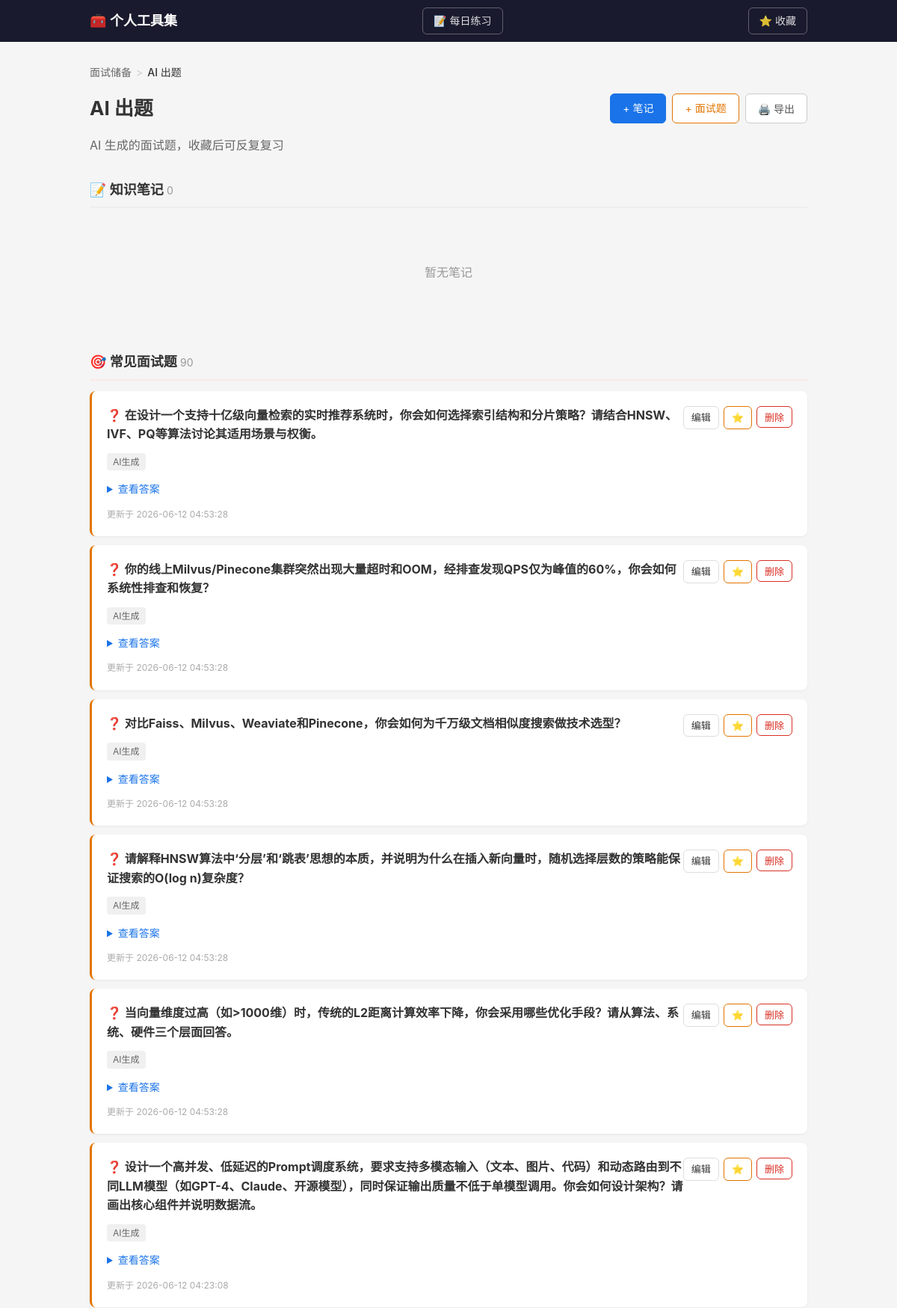
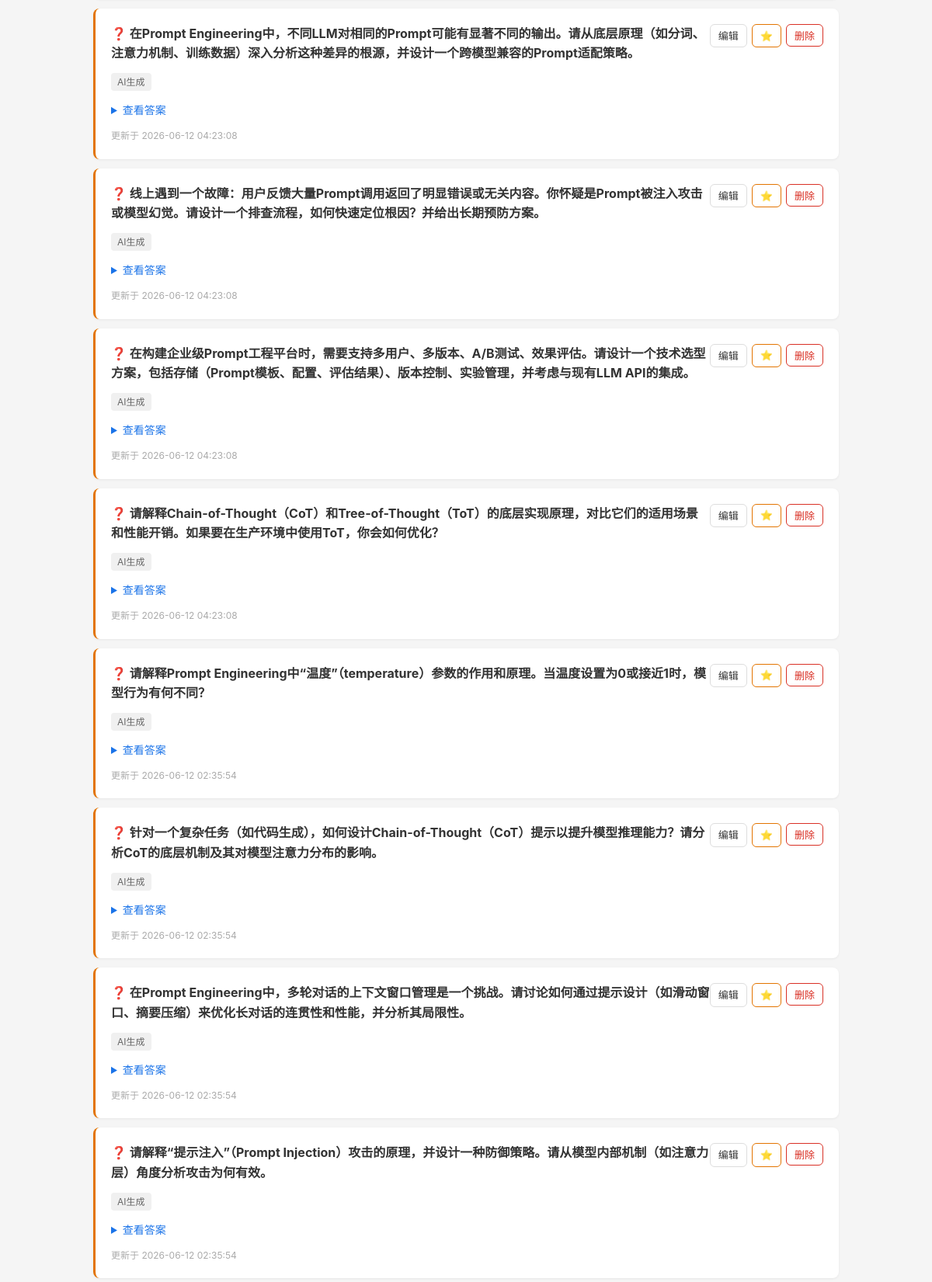
The app's page /skillset/stack/129 (upper part) with its own data (2 pictures, top to bottom).
### tables this page shows
CREATE TABLE tool (
            id INTEGER PRIMARY KEY AUTOINCREMENT,
            name TEXT NOT NULL UNIQUE,
            description TEXT DEFAULT '',
            created_at TIMESTAMP DEFAULT CURRENT_TIMESTAMP
        );

CREATE TABLE stack (
            id INTEGER PRIMARY KEY AUTOINCREMENT,
            tool_id INTEGER NOT NULL,
            name TEXT NOT NULL,
            description TEXT DEFAULT '',
            sort_order INTEGER DEFAULT 0,
            is_deprecated INTEGER DEFAULT 0,
            created_at TIMESTAMP DEFAULT CURRENT_TIMESTAMP, group_name TEXT DEFAULT '',
            FOREIGN KEY (tool_id) REFERENCES tool(id) ON DELETE CASCADE,
            UNIQUE(tool_id, name)
        );

CREATE TABLE entry (
            id INTEGER PRIMARY KEY AUTOINCREMENT,
            stack_id INTEGER NOT NULL,
            title TEXT NOT NULL,
            content TEXT DEFAULT '',
            tags TEXT DEFAULT '',
            entry_type TEXT DEFAULT 'note',
            created_at TIMESTAMP DEFAULT CURRENT_TIMESTAMP,
            updated_at TIMESTAMP DEFAULT CURRENT_TIMESTAMP,
            FOREIGN KEY (stack_id) REFERENCES stack(id) ON DELETE CASCADE
        );

### tools/skillset/routes.py (the view)
@bp.route("/stack/<int:stack_id>")
def stack_detail(stack_id):
    stack = Stack.get_by_id(stack_id)
    if not stack:
        return "技术栈不存在", 404
    tool = Tool.get_by_id(stack["tool_id"])
    notes = Entry.get_by_stack(stack_id, "note")
    interviews = Entry.get_by_stack(stack_id, "interview")
    group_name = stack["group_name"] if stack["group_name"] else None
    return render_template("stack.html", tool=tool, stack=stack, notes=notes, interviews=interviews, group_name=group_name)

### app.py (called while the page is built)
@app.template_filter("markdown")
def markdown_filter(text):
    return markdown.markdown(
        text,
        extensions=["fenced_code", "tables", "codehilite"],
    )

### db.py (called while the page is built)
def get_db():
    conn = sqlite3.connect(str(DB_PATH))
    conn.row_factory = sqlite3.Row
    conn.execute("PRAGMA foreign_keys = ON")
    return conn

### tools/skillset/models.py (called while the page is built)
    @staticmethod
    def get_by_id(tool_id):
        db = get_db()
        return db.execute("SELECT * FROM tool WHERE id = ?", (tool_id,)).fetchone()

    @staticmethod
    def get_by_id(stack_id):
        db = get_db()
        return db.execute("SELECT * FROM stack WHERE id = ?", (stack_id,)).fetchone()

    @staticmethod
    def get_by_stack(stack_id, entry_type=None):
        db = get_db()
        if entry_type:
            return db.execute(
                "SELECT * FROM entry WHERE stack_id = ? AND entry_type = ? ORDER BY updated_at DESC",
                (stack_id, entry_type),
            ).fetchall()
        return db.execute(
            "SELECT * FROM entry WHERE stack_id = ? ORDER BY updated_at DESC",
            (stack_id,),
        ).fetchall()

### templates/skillset/stack.html (shortened to what this page needs)
{% extends "base.html" %}
{% block content %}
<div class="container">
    <div class="breadcrumb">
        <a href="{{ url_for('.tool_detail', tool_id=tool.id) }}">{{ tool.name }}</a>
        <span class="sep">></span>
        <span class="current">{{ stack.name }}</span>
    </div>
    <div class="stack-header">
        <h1>{{ stack.name }}</h1>
        <div class="stack-header-btns">
            <a href="{{ url_for('.entry_new', stack_id=stack.id, type='note') }}" class="btn btn-primary">+ 笔记</a>
            <a href="{{ url_for('.entry_new', stack_id=stack.id, type='interview') }}" class="btn btn-interview">+ 面试题</a>
            <button class="btn btn-print" onclick="window.print()" title="导出 PDF">🖨️ 导出</button>
        </div>
    </div>
    {% if stack.description %}<p class="desc">{{ stack.description }}</p>{% endif %}
    <section class="entry-section">
        <h2 class="section-title">📝 知识笔记 <span class="count">{{ notes|length }}</span></h2>
        {% if notes %}
        <div class="entry-list">
            {% for e in notes %}
            <div class="entry-item">
                <div class="entry-header">
                    <h3>{{ e.title }}</h3>
                    <div class="entry-actions">
                        <a href="{{ url_for('.entry_edit', entry_id=e.id) }}" class="btn btn-sm">编辑</a>
                        <form method="POST" action="{{ url_for('.entry_delete', entry_id=e.id) }}" style="display:inline"
                              onsubmit="return confirm('确定删除「{{ e.title }}」？')">
                            <button type="submit" class="btn btn-sm btn-danger">删除</button>
                        </form>
                    </div>
                </div>
                {% if e.tags %}
                <div class="tags">
                    {% for tag in e.tags.split(',') %}
                    <span class="tag">{{ tag.strip() }}</span>
                    {% endfor %}
                </div>
                {% endif %}
                {% if e.content %}
                <div class="entry-content md-body">{{ e.content | markdown | safe }}</div>
                {% endif %}
                <div class="entry-meta">更新于 {{ e.updated_at }}</div>
            </div>
            {% endfor %}
        </div>
        {% else %}
        <p class="empty">暂无笔记</p>
        {% endif %}
    </section>
    <section class="entry-section interview-section">
        <h2 class="section-title">🎯 常见面试题 <span class="count">{{ interviews|length }}</span></h2>
        {% if interviews %}
        <div class="entry-list">
            {% for e in interviews %}
            <div class="entry-item interview-item">
                <div class="entry-header">
                    <h3>❓ {{ e.title }}</h3>
                    <div class="entry-actions">
                        <a href="{{ url_for('.entry_edit', entry_id=e.id) }}" class="btn btn-sm">编辑</a>
                        <button class="btn btn-sm btn-fav fav-btn" data-eid="{{ e.id }}" onclick="toggleFav(this)">⭐</button>
                        <form method="POST" action="{{ url_for('.entry_delete', entry_id=e.id) }}" style="display:inline"
                              onsubmit="return confirm('确定删除「{{ e.title }}」？')">
                            <button type="submit" class="btn btn-sm btn-danger">删除</button>
                        </form>
                    </div>
                </div>
                {% if e.tags %}
                <div class="tags">
                    {% for tag in e.tags.split(',') %}
                    <span class="tag">{{ tag.strip() }}</span>
                    {% endfor %}
                </div>
                {% endif %}
                {% if e.content %}
                <details class="interview-answer">
                    <summary>查看答案</summary>
                </details>
                {% endif %}
                <div class="entry-meta">更新于 {{ e.updated_at }}</div>
            </div>
            {% endfor %}
        </div>
        {% else %}
        <p class="empty">暂无面试题</p>
        {% endif %}
    </section>
</div>
{% endblock %}

### static/style.css (style rules this page uses)
* { margin: 0; padding: 0; box-sizing: border-box; }
body { font-family: -apple-system, BlinkMacSystemFont, "Segoe UI", Roboto, sans-serif; background: #f5f5f5; color: #333; line-height: 1.6; }
.container { max-width: 960px; margin: 0 auto; }
h1 { font-size: 26px; margin-bottom: 8px; }
.desc { color: #666; margin-bottom: 24px; }
.empty { color: #999; text-align: center; padding: 60px 0; }
.stack-header { display: flex; align-items: center; justify-content: space-between; margin-bottom: 16px; }
.stack-header h1 { margin-bottom: 0; }
.entry-list { display: flex; flex-direction: column; gap: 12px; }
.entry-item { background: #fff; border-radius: 8px; padding: 20px; box-shadow: 0 1px 3px rgba(0,0,0,.06); }
.entry-header { display: flex; justify-content: space-between; align-items: flex-start; }
.entry-header h3 { font-size: 16px; margin-bottom: 4px; }
.entry-actions { display: flex; gap: 6px; flex-shrink: 0; }
.tags { margin-top: 8px; display: flex; gap: 6px; flex-wrap: wrap; }
.tag { background: #f0f0f0; padding: 2px 8px; border-radius: 4px; font-size: 12px; color: #666; }
.entry-meta { color: #aaa; font-size: 12px; margin-top: 8px; }
.btn { display: inline-block; padding: 8px 16px; border-radius: 6px; border: 1px solid #ddd; background: #fff; cursor: pointer; font-size: 14px; text-decoration: none; color: #333; }
.btn-primary { background: #1a73e8; color: #fff; border-color: #1a73e8; }
.btn-sm { padding: 4px 10px; font-size: 13px; }
.btn-danger { color: #d93025; border-color: #d93025; }
.breadcrumb { display: flex; gap: 4px; align-items: center; flex-wrap: wrap; font-size: 14px; color: #999; margin-bottom: 16px; }
.breadcrumb a { color: #666; text-decoration: none; }
.breadcrumb .sep { color: #ccc; margin: 0 2px; }
.breadcrumb .current { color: #333; font-weight: 500; }
.stack-header-btns { display: flex; gap: 8px; }
.btn-interview { background: #fff; color: #e37400; border-color: #e37400; }
.entry-section { margin-top: 32px; }
.section-title { font-size: 18px; margin-bottom: 14px; padding-bottom: 8px; border-bottom: 2px solid #eee; }
.interview-section .section-title { border-bottom-color: #fce8e6; }
.section-title .count { font-weight: 400; color: #999; font-size: 14px; }
.interview-item { border-left: 3px solid #e37400; }
.interview-answer { margin-top: 10px; }
.interview-answer summary { cursor: pointer; color: #1a73e8; font-size: 14px; font-weight: 500; padding: 4px 0; }
.btn-print { background: #fff; color: #555; border-color: #ccc; }
.btn-fav { color: #e37400; border-color: #e37400; }

### records on screen
tool: name "面试储备"
stack: name "AI 出题", description "AI 生成的面试题，收藏后可反复复习"
entry: title "在设计一个支持十亿级向量检索的实时推荐系统时，你会如何选择索引结构和分片策略？请结合HNSW、IVF、PQ等算法讨论其适用场景与权衡。", strip "AI生成", updated_at "2026-06-12 04:53:28"
entry: title "你的线上Milvus/Pinecone集群突然出现大量超时和OOM，经排查发现QPS仅为峰值的60%，你会如何系统性排查和恢复？", strip "AI生成", updated_at "2026-06-12 04:53:28"
entry: title "对比Faiss、Milvus、Weaviate和Pinecone，你会如何为千万级文档相似度搜索做技术选型？", strip "AI生成", updated_at "2026-06-12 04:53:28"
entry: title "请解释HNSW算法中‘分层’和‘跳表’思想的本质，并说明为什么在插入新向量时，随机选择层数的策略能保证搜索的O(log n)复杂度？", strip "AI生成", updated_at "2026-06-12 04:53:28"
entry: title "当向量维度过高（如>1000维）时，传统的L2距离计算效率下降，你会采用哪些优化手段？请从算法、系统、硬件三个层面回答。", strip "AI生成", updated_at "2026-06-12 04:53:28"
entry: title "设计一个高并发、低延迟的Prompt调度系统，要求支持多模态输入（文本、图片、代码）和动态路由到不同LLM模型（如GPT-4、Claude、开源模型），同时保证输出质量不低于单模型调用。你会如何设计架构？请画出核心组件并说明数据流。", strip "AI生成", updated_at "2026-06-12 04:23:08"
entry: title "在Prompt Engineering中，不同LLM对相同的Prompt可能有显著不同的输出。请从底层原理（如分词、注意力机制、训练数据）深入分析这种差异的根源，并设计一个跨模型兼容的Prompt适配策略。", strip "AI生成", updated_at "2026-06-12 04:23:08"
entry: title "线上遇到一个故障：用户反馈大量Prompt调用返回了明显错误或无关内容。你怀疑是Prompt被注入攻击或模型幻觉。请设计一个排查流程，如何快速定位根因？并给出长期预防方案。", strip "AI生成", updated_at "2026-06-12 04:23:08"
entry: title "在构建企业级Prompt工程平台时，需要支持多用户、多版本、A/B测试、效果评估。请设计一个技术选型方案，包括存储（Prompt模板、配置、评估结果）、版本控制、实验管理，并考虑与现有LLM API的集成。", strip "AI生成", updated_at "2026-06-12 04:23:08"
entry: title "请解释Chain-of-Thought（CoT）和Tree-of-Thought（ToT）的底层实现原理，对比它们的适用场景和性能开销。如果要在生产环境中使用ToT，你会如何优化？", strip "AI生成", updated_at "2026-06-12 04:23:08"
entry: title "请解释Prompt Engineering中“温度”（temperature）参数的作用和原理。当温度设置为0或接近1时，模型行为有何不同？", strip "AI生成", updated_at "2026-06-12 02:35:54"
entry: title "针对一个复杂任务（如代码生成），如何设计Chain-of-Thought（CoT）提示以提升模型推理能力？请分析CoT的底层机制及其对模型注意力分布的影响。", strip "AI生成", updated_at "2026-06-12 02:35:54"
entry: title "在Prompt Engineering中，多轮对话的上下文窗口管理是一个挑战。请讨论如何通过提示设计（如滑动窗口、摘要压缩）来优化长对话的连贯性和性能，并分析其局限性。", strip "AI生成", updated_at "2026-06-12 02:35:54"
entry: title "请解释“提示注入”（Prompt Injection）攻击的原理，并设计一种防御策略。请从模型内部机制（如注意力层）角度分析攻击为何有效。", strip "AI生成", updated_at "2026-06-12 02:35:54"

### other values on screen
{{ notes|length }} "0"
{{ interviews|length }} "90"
